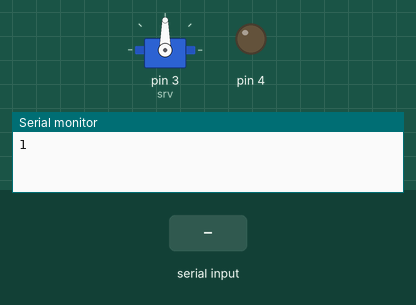
Simulated run of this sketch. Board: Arduino Uno, built with avr-gcc and run on an emulated ATmega328P. On the bench: servo, output pins drawn as LEDs (lit = HIGH), the last lines printed to the serial monitor. The inputs (shaded band) are chosen by the test bench.

Above: at 1.2 s.
1.3 s: "90,45\n" received over Serial
At 3.7 s:
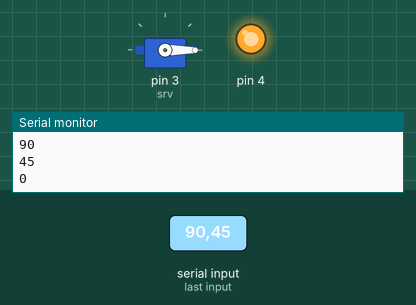
4.3 s: "30,150\n" received over Serial
At 5.6 s:
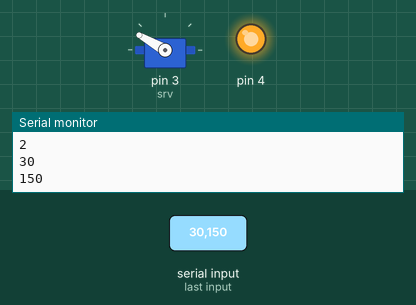
7.3 s: "200\n" received over Serial
At 8.9 s:
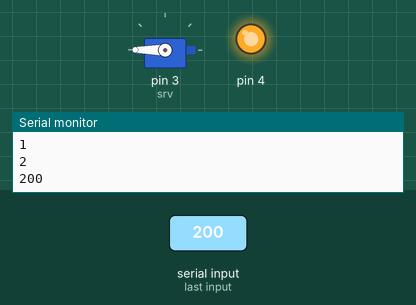
10.3 s: "90\n" received over Serial
At 16.4 s:
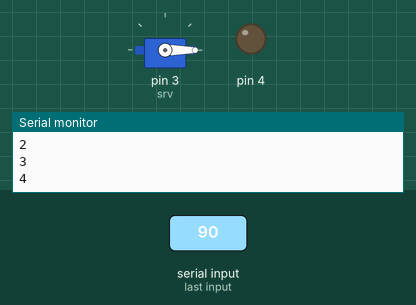
Timing chart, 0 to 17.3 s (numbered marks = the images above; inputs shaded):
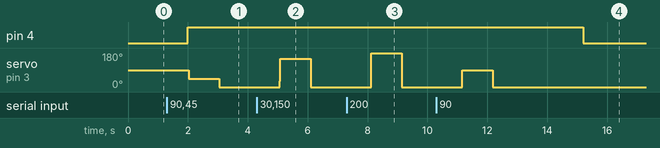

Measured:
- after the input at 1.3 s, pin 4: LOW → HIGH after 0.70 s; servo on pin 3 (srv): 90° → 45° after 0.72 s, → 0° 1.0 s later
- after the input at 4.3 s, pin 4: stays HIGH (without the input it goes to LOW after 1.8 s); servo on pin 3 (srv): 0° → 150° after 0.76 s, → 0° 1.0 s later
- after the input at 7.3 s, pin 4: stays HIGH (without the input it goes to LOW after 1.8 s); servo on pin 3 (srv): 0° → 180° after 0.82 s, → 0° 1.0 s later
- after the input at 10.3 s, pin 4: HIGH → LOW after 4.9 s instead of 1.9 s; servo on pin 3 (srv): 0° → 90° after 0.86 s, → 0° 1.0 s later

The sketch:

Birdfinal.ino
```cpp
#include<Servo.h>
int pos=0;
Servo srv;

void setup() {
Serial.begin(9600);
srv.attach(3);
pinMode(4, OUTPUT);

}

void loop() {
  int con = 0;
  if(Serial.available()>0){
    int  con=0;
      pos = Serial.parseInt();
      srv.write(pos);
      digitalWrite(4,HIGH);
      Serial.println(pos);
      delay(20);
  }

  else{
    while(!Serial.available()){
    con++;
    delay(1000);
    Serial.println(con);
    if (con>2){
  digitalWrite(4,LOW);

}
    }
}
}
```
